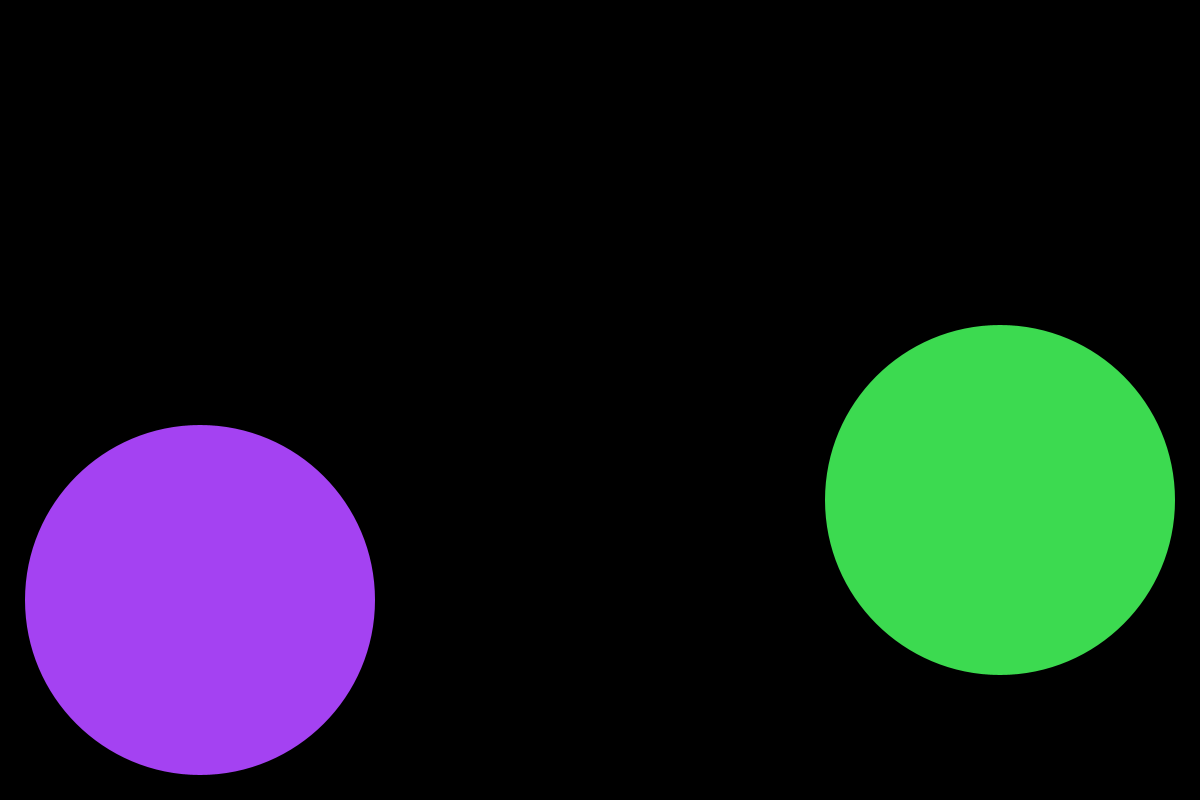
Frame 1 (no input)
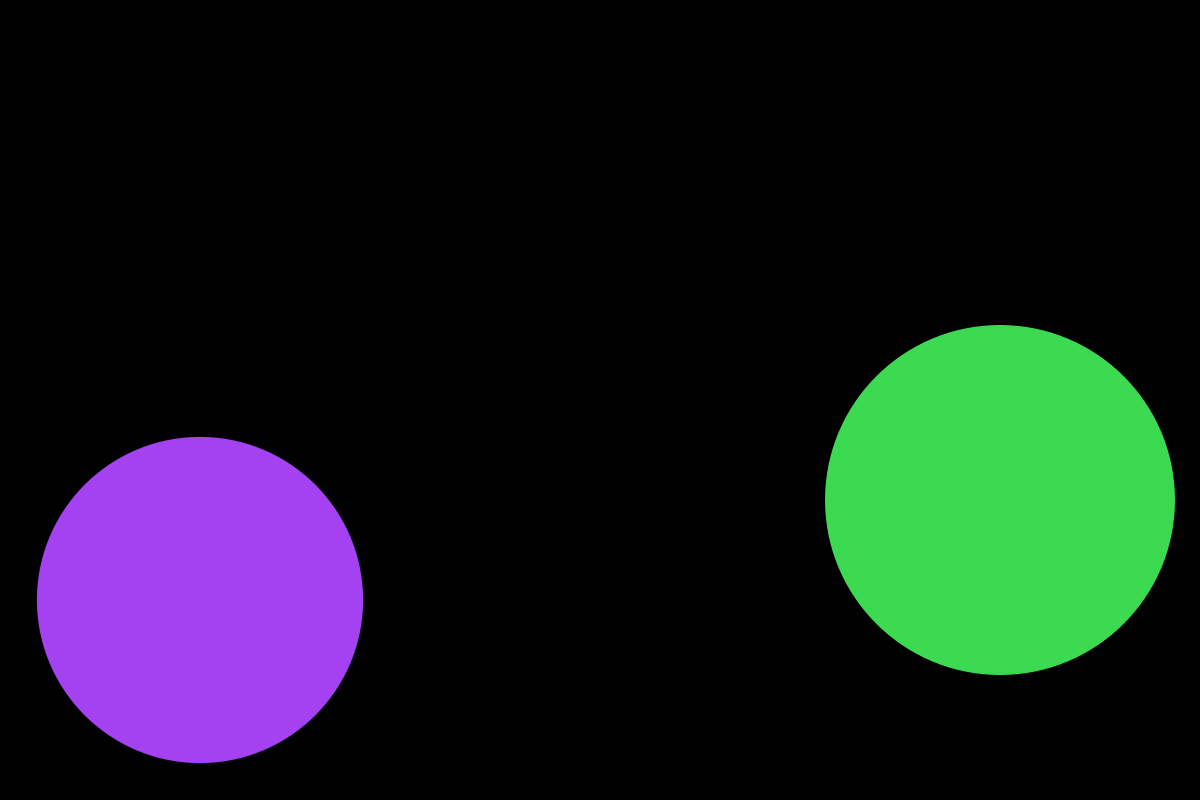
Frame 60 (the mouse pressed at the canvas centre just before this capture)
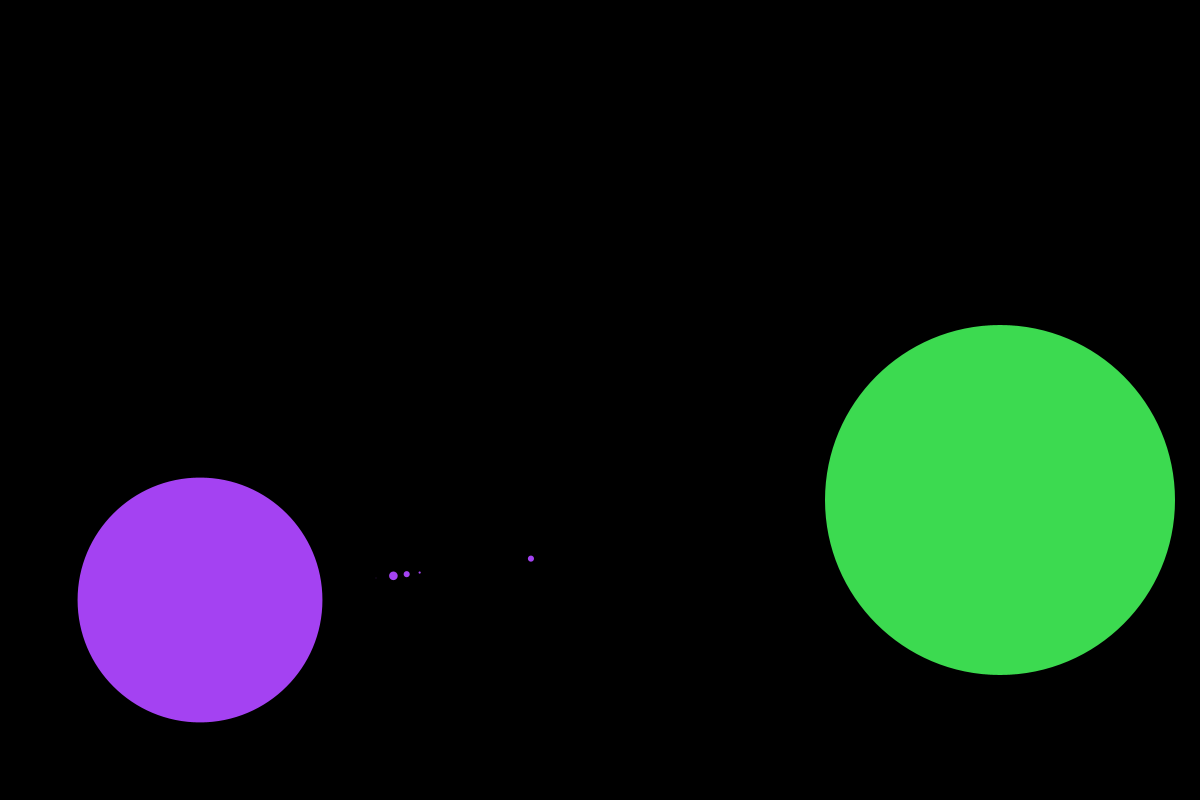
Frame 120 (the mouse held since frame 60 and released just before this capture)

The Processing sketch that drew these frames (run headless with seeded random() and noise(); from frame 60 on, the mouse is pressed at the canvas centre):

// Processing sketch: ColorDrink
// ── ColorDrink.pde
Drop drop1,drop2;
ArrayList<SmallDrop> sds;

void setup()
{
  size(1200,800);
  drop1 = new Drop(new PVector(200,600),35);
  drop2 = new Drop(new PVector(1000,500),35);
  sds = new ArrayList<SmallDrop>();
}

void draw()
{
  background(0);
  drop1.display();
  drop2.display();
  drop1.attract(drop2);
  drop2.attract(drop1);
  for(SmallDrop sd:sds)
  {
    sd.display();
    sd.moveToTarget();
    if(sd.isReached()){
      sd.target.receive(sd);
    }
  }
  
  for(SmallDrop sd:sds){
    if(sd.isDead){
      sds.remove(sd);
      break;
    }
  }
}
// ── Drop.pde
float dropK = 1f;

class Drop{
  color col;
  
  float r;
  float g;
  float b;
  
  PVector pos;
  float mass;
  float density;
  
  Drop(PVector ppos, float pmass)
  {
    this.pos = ppos;
    this.mass = pmass;
    this.r = random(0,1);
    this.g = random(0,1);
    this.b = random(0,1);
    col = color(r * 255.0f,g * 255.0f,b * 255.0f);
    density = 10;
  }
  
  void display()
  {
    fill(col);
    noStroke();
    ellipse(pos.x,pos.y,mass * density,mass * density);
  }
  
  void produceSmallDrop(Drop tt, float ss){
    sds.add(new SmallDrop(this.pos.copy(),ss,col,tt));
    mass -= ss;
  }
  
  void attract(Drop that)
  {
    float rate = this.mass/dist(this.pos.x,this.pos.y,that.pos.x,that.pos.y);
    if(random(0,1)<rate*dropK && that.mass>5){
      float ss = (random(0,5)*mass/(mass+that.mass));
      that.produceSmallDrop(this,ss);
      //println("produced one: weight:"+ss+" at:" + that.pos.x+" "+that.pos.y);
    }
  }
  
  void receive(SmallDrop sd)
  {
    mergeColor(sd);
    sd.kill();
  }
  
  void mergeColor(Drop sd){
    r = (r*mass+sd.r*sd.mass)/(mass+sd.mass);
    g = (g*mass+sd.g*sd.mass)/(mass+sd.mass);
    b = (b*mass+sd.b*sd.mass)/(mass+sd.mass);
    mass += sd.mass;
    col = color(r * 255.0f,g * 255.0f,b * 255.0f);
  }
}
// ── SmallDrop.pde
class SmallDrop extends Drop{
  Drop target;
  PVector speed;
  boolean isDead;
  
  SmallDrop(PVector ppos, float pmass,color pcol,Drop tt)
  {
    super(ppos,pmass);
    super.col = pcol;
    this.target = tt;
    int reachTime = (int)random(200,500);
    float xv,yv;
    xv = (tt.pos.x-pos.x)/reachTime;
    yv = (tt.pos.y-pos.y)/reachTime;
    
    this.speed = new PVector(xv,yv);
    isDead = false;
  }
  
  void moveToTarget()
  {
    this.pos.add(speed);
  }
  
  void kill(){
    isDead = true;
  }
  
  boolean isReached(){
    if(pos.dist(target.pos)<mass*density/2f+target.mass*target.density/2f){
      return true;
    }
    else{
      return false;
    }
  }
  
  
}
